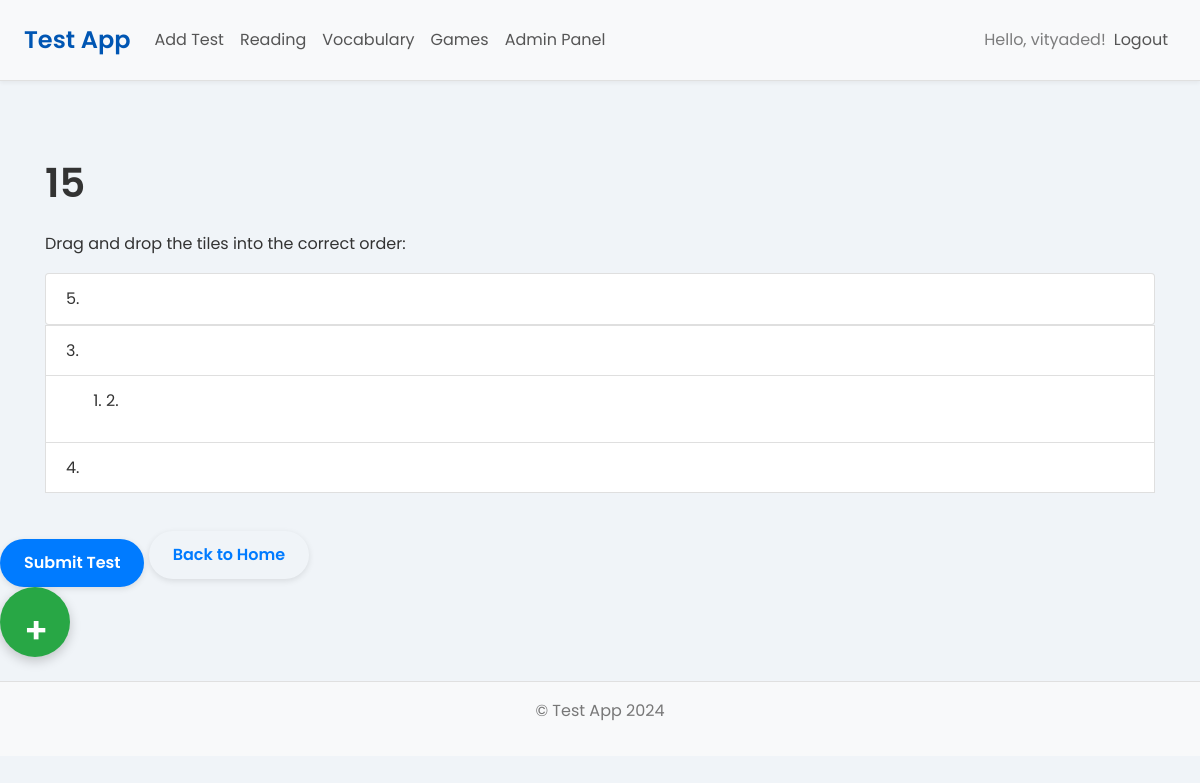
/tests/test/52 (signed in), run on an earlier commit of the app's database.
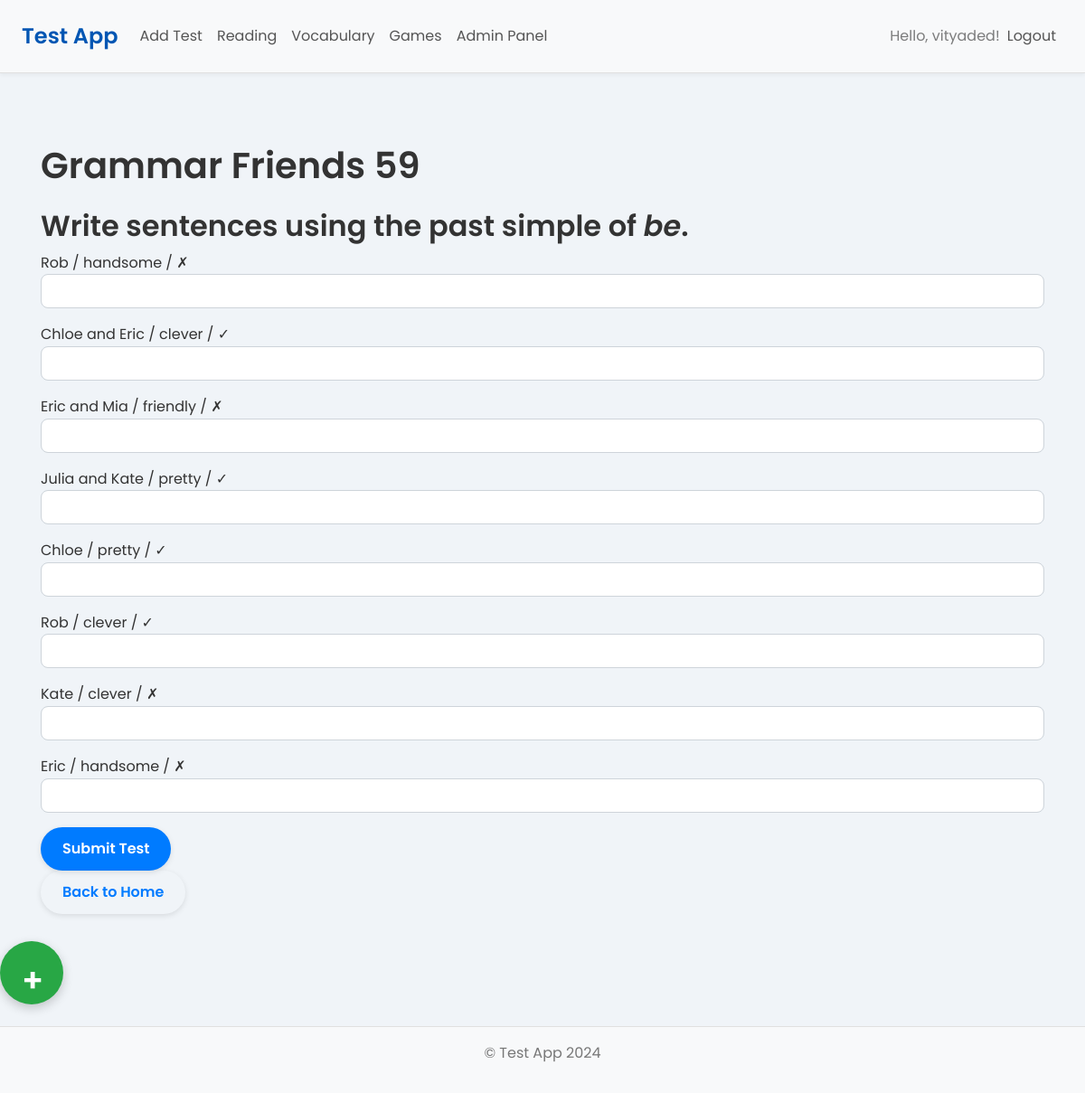
And on a later commit of the database.
### app/models.py (models this page shows)
class Test(db.Model):
    __tablename__ = 'test'  # Explicitly specify table name
    id = db.Column(db.Integer, primary_key=True)
    name = db.Column(db.String(150), nullable=False)
    content = db.Column(db.Text, nullable=False)
    book_id = db.Column(db.Integer, db.ForeignKey('book.id'), nullable=False)
    time_limit = db.Column(db.Integer, nullable=True)  # Time limit in minutes
    shuffle_sentences = db.Column(db.Boolean, default=False)
    shuffle_paragraphs = db.Column(db.Boolean, default=False)
    created_by = db.Column(db.Integer, db.ForeignKey('user.id'), nullable=False)
    test_results = db.relationship(
        'TestResult',
        backref='test',
        lazy=True,
        cascade='all, delete-orphan'
    )
    learn_test_results = db.relationship(
        'LearnTestResult',
        backref='test',
        lazy=True,
        cascade='all, delete-orphan'
    )

### app/routes/tests.py (the view, shortened to what this page needs)
@tests_bp.route('/test/<int:test_id>', methods=['GET', 'POST'])
@login_required
def take_test(test_id):
    test = Test.query.get_or_404(test_id)
    test_content = test.content
    time_limit = test.time_limit
    processed_content = []
    correct_answers = {}
    original_order = []
    question_counter = 1
    def replace_answers(line):
        nonlocal question_counter
        dropdown_pattern = r'#\s*\[([^\]]+)\]\s*([^\#]+)\s*#'
        input_pattern = r'\[([^\]]+)\]'
        def dropdown_repl(match):
            nonlocal question_counter
            options_str = match.group(1)
            correct_answer = match.group(2).strip()
            options = [opt.strip() for opt in options_str.split(',')]
            qid = f'q{question_counter}'
            correct_answers[qid] = correct_answer
            question_counter += 1
            if request.method == 'POST':
                user_answer = request.form.get(qid, '').strip()
                normalized_user_answer = normalize_text(user_answer)
                normalized_correct_answer = normalize_text(correct_answer)
                select_class = 'custom-select correct' if normalized_user_answer == normalized_correct_answer else 'custom-select incorrect'
                disabled = 'disabled'
            else:
                user_answer = ''
                select_class = 'custom-select'
                disabled = ''
            select_html = f'<select name="{qid}" class="{select_class}" {disabled}>'
            select_html += '<option value="">-- Select an option --</option>'
            for option in options:
                normalized_option = normalize_text(option)
                if request.method == 'POST':
                    selected = 'selected' if normalized_user_answer == normalized_option else ''
                else:
                    selected = ''
                select_html += f'<option value="{option}" {selected}>{option}</option>'
            select_html += '</select>'
            if request.method == 'POST' and normalized_user_answer != normalized_correct_answer:
                select_html += f' <span class="correct-answer">(Correct answer: {correct_answer})</span>'
            return select_html
        def input_repl(match):
            nonlocal question_counter
            correct_answer = match.group(1).strip()
            qid = f'q{question_counter}'
            correct_answers[qid] = correct_answer
            question_counter += 1
            if request.method == 'POST':
                user_answer = request.form.get(qid, '')
                normalized_user_answer = normalize_text(user_answer.strip())
                normalized_correct_answer = normalize_text(correct_answer)
                input_class = 'form-control correct' if normalized_user_answer == normalized_correct_answer else 'form-control incorrect'
                readonly = 'readonly'
            else:
                user_answer = ''
                input_class = 'form-control'
                readonly = ''
            input_html = f'<input type="text" name="{qid}" value="{user_answer}" class="{input_class}" {readonly}>'
            if request.method == 'POST' and normalized_user_answer != normalized_correct_answer:
                input_html += f' <span class="correct-answer">(Correct answer: {correct_answer})</span>'
            return input_html
        line = re.sub(dropdown_pattern, dropdown_repl, line)
        line = re.sub(input_pattern, input_repl, line)
        return line
    def process_content(content):
        nonlocal question_counter, original_order, processed_content
        lines = content.splitlines()
        if test.shuffle_sentences:
            sentences = []
            for line in lines:
                sentences.extend(re.split(r'(?<=[.!?])\s+', line.strip()))
            for idx, sentence in enumerate(sentences):
                item_id = f'item_{idx + 1}'
                original_order.append(item_id)
                correct_answers[item_id] = sentence.strip()
                processed_content.append({'id': item_id, 'content': sentence.strip()})
            if request.method == 'GET':
                random.shuffle(processed_content)
        else:
            for line in lines:
                processed_line = replace_answers(line)
                processed_content.append(processed_line)
    if test.shuffle_sentences or test.shuffle_paragraphs:
        test_type = 'drag_and_drop'
        process_content(test_content)
    else:
        test_type = 'standard'
        for line in test_content.splitlines():
            processed_line = replace_answers(line)
            processed_content.append(processed_line)
    total_questions = question_counter - 1
    if request.method == 'POST':
        start_time_str = session.get(f'start_time_{test_id}')
        if not start_time_str:
            flash('Test session expired. Please start the test again.', 'danger')
            return redirect(url_for('tests.take_test', test_id=test_id))
        else:
            start_time = datetime.fromisoformat(start_time_str)
            elapsed_time = datetime.now(timezone.utc) - start_time
            elapsed_minutes = elapsed_time.total_seconds() / 60
            if time_limit and elapsed_minutes > time_limit:
                flash('Time limit exceeded. Test submitted automatically.', 'warning')
        score = 0
        if test_type == 'drag_and_drop':
            user_order = request.form.get('item_order', '')
            user_order_list = user_order.split(',')
            if len(user_order_list) != len(original_order):
                flash('Error: The number of items in your order does not match the original content.', 'danger')
                return render_template(
                    'tests/take_test.html',
                    test=test,
                    processed_content=processed_content,
                    score=None,
                    total=total_questions,
                    correct_order=original_order,
                    test_type=test_type,
                    correct_answers=correct_answers
                )
            user_processed_content = []
            for idx, item_id in enumerate(user_order_list):
                item_content = correct_answers[item_id]
                is_correct_position = item_id == original_order[idx]
                item_class = 'correct' if is_correct_position else 'incorrect'
                user_processed_content.append({
                    'id': item_id,
                    'content': item_content,
                    'class': item_class
                })
                if is_correct_position:
                    score += 1
            processed_content = user_processed_content
        else:
            for qid, correct_answer in correct_answers.items():
                user_answer = request.form.get(qid, '')
                normalized_user_answer = normalize_text(user_answer.strip())
                normalized_correct_answer = normalize_text(correct_answer)
                if normalized_user_answer == normalized_correct_answer:
                    score += 1
        test_result = TestResult(
            score=score,
            total_questions=total_questions,
            user_id=current_user.id,
            test_id=test.id
        )
        db.session.add(test_result)
        db.session.commit()
        session.pop(f'start_time_{test_id}', None)
        flash(f'You scored {score} out of {total_questions}!', 'info')
        return render_template(
            'tests/take_test.html',
            test=test,
            processed_content=processed_content,
            score=score,
            total=total_questions,
            correct_order=original_order if test_type == 'drag_and_drop' else None,
            test_type=test_type,
            correct_answers=correct_answers
        )
    else:
        session[f'start_time_{test_id}'] = datetime.now(timezone.utc).isoformat()
        return render_template(
            'tests/take_test.html',
            test=test,
            processed_content=processed_content,
            score=None,
            total=total_questions,
            time_limit=time_limit,
            correct_order=None,
            test_type=test_type,
            correct_answers=correct_answers
        )

### app/routes/auth.py (called while the page is built)
@login_manager.user_loader
def load_user(user_id):
    return User.query.get(int(user_id))

### app/templates/tests/take_test.html (shortened to what this page needs)
{% extends "layouts/base.html" %}
{% block content %}
  <h1 class="my-4">{{ test.name }}</h1>
  {% if test_type == 'drag_and_drop' %}
    <form method="post" id="test-form">
      <p>Drag and drop the tiles into the correct order:</p>
      <div class="tile-container">
        <ul id="sortable" class="list-group">
          {% for item in processed_content %}
            <li class="tile list-group-item {{ item.class if score is not none else '' }}" data-id="{{ item.id }}">
              <div class="tile-content">{{ item.content|safe }}</div>
            </li>
          {% endfor %}
      </div>
      {% if score is none %}
        <button type="submit" class="btn btn-primary mt-3">Submit Test</button>
      {% endif %}
  {% else %}
    <form method="post" id="standard-test-form">
      <div class="form-group">
        {% for question in processed_content %}
          <div class="mb-3">
            {{ question|safe }}
          </div>
        {% endfor %}
      </div>
      {% if score is none %}
        <button type="submit" class="btn btn-primary">Submit Test</button>
      {% else %}
        <h2 class="my-4">Your Score: {{ score }} / {{ total }}</h2>
        <a href="{{ url_for('main.index') }}" class="btn btn-primary mt-3">Back to Home</a>
      {% endif %}
    </form>
  {% endif %}
  <a href="{{ url_for('main.index') }}" class="btn btn-link">Back to Home</a>
{% endblock %}

What changed in the data, as far as the page shows it:
changed Test: name "15" → "Grammar Friends 59"
Also different on the page:
new list line: "Write sentences using the past simple of be . Rob / handsome / ✗ Chloe and Eric / clever / ✓ Eric and Mia / friendly / ✗ Julia and Kate / pretty / ✓ Chloe / pretty / ✓ Rob / clever / ✓ Kate / clever / ✗ Eric / handsome / ✗        "
text no longer shown: "Drag and drop the tiles into the correct order:"
list line gone: "5."
list line gone: "3."
list line gone: "2."
list line gone: "4."
